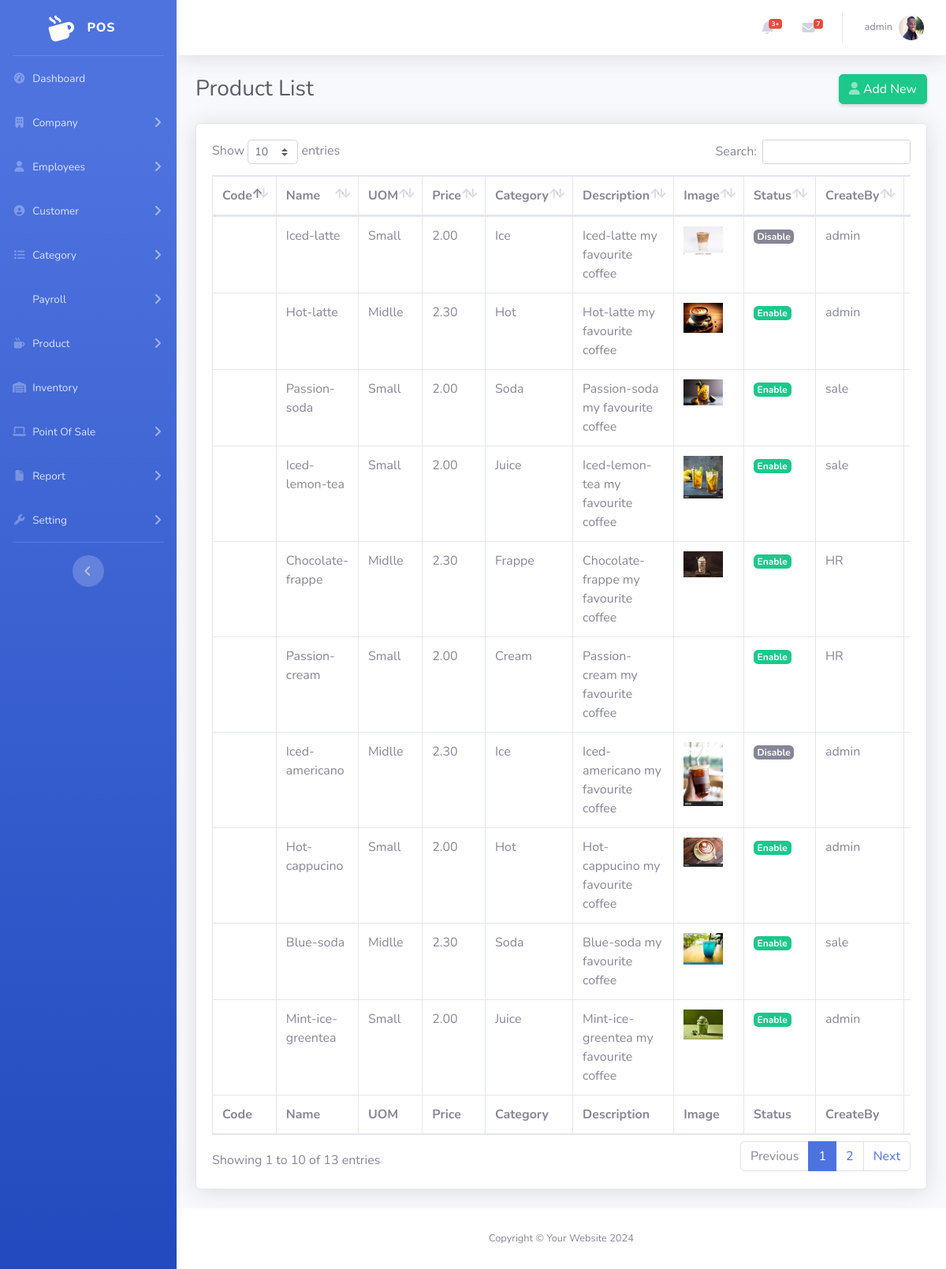
Page /admin/product-list-test.php (signed in) on the committed database.
### tables this page shows
CREATE TABLE `user` (
  `Id` int(11) NOT NULL,
  `OutletId` int(11) DEFAULT NULL,
  `EmployeeId` int(11) DEFAULT NULL,
  `RoleId` int(11) DEFAULT NULL,
  `Username` varchar(120) NOT NULL,
  `Password` varchar(255) NOT NULL,
  `ActivedAt` datetime DEFAULT NULL,
  `Status` tinyint(1) DEFAULT 1,
  `CreateBy` int(11) DEFAULT NULL,
  `CreateAt` timestamp NOT NULL DEFAULT current_timestamp()
);

CREATE TABLE `employee` (
  `Id` int(11) NOT NULL,
  `OutletId` int(11) DEFAULT NULL,
  `Firstname` varchar(120) NOT NULL,
  `Lastname` varchar(120) NOT NULL,
  `Gender` tinyint(1) NOT NULL,
  `Dob` datetime DEFAULT NULL,
  `Email` varchar(120) DEFAULT NULL,
  `Tel` varchar(18) NOT NULL,
  `Salary` decimal(6,2) DEFAULT 0.00,
  `Currency` int(11) DEFAULT 1,
  `Position` varchar(120) NOT NULL,
  `Image` varchar(255) DEFAULT NULL,
  `Status` tinyint(1) DEFAULT 1,
  `JoinAT` datetime DEFAULT NULL,
  `ResignAt` datetime DEFAULT NULL,
  `ReasonResign` text DEFAULT NULL,
  `CreateBy` int(11) DEFAULT NULL,
  `CreateAt` timestamp NOT NULL DEFAULT current_timestamp()
);

CREATE TABLE `product` (
  `Id` int(11) NOT NULL,
  `ProCode` varchar(10) DEFAULT NULL,
  `CategoryId` int(11) DEFAULT NULL,
  `SkuId` int(11) NOT NULL,
  `Name` varchar(120) NOT NULL,
  `Description` text DEFAULT NULL,
  `Image` varchar(255) DEFAULT NULL,
  `Status` tinyint(1) DEFAULT 1,
  `CreateBy` int(11) DEFAULT NULL,
  `CreateAt` timestamp NOT NULL DEFAULT current_timestamp()
);

CREATE TABLE `uom` (
  `Id` int(11) NOT NULL,
  `Code` varchar(120) NOT NULL,
  `Name` varchar(120) DEFAULT NULL,
  `Remark` varchar(255) DEFAULT NULL,
  `Status` tinyint(1) DEFAULT 1,
  `CreateAt` timestamp NOT NULL DEFAULT current_timestamp(),
  `UpdateAt` datetime DEFAULT NULL
);

CREATE TABLE `productsku` (
  `Id` int(11) NOT NULL,
  `ProductId` int(11) DEFAULT NULL,
  `UomId` int(11) DEFAULT NULL,
  `Price` decimal(6,2) NOT NULL,
  `Currency` int(11) DEFAULT 1
);

CREATE TABLE `category` (
  `Id` int(11) NOT NULL,
  `Name` varchar(120) NOT NULL,
  `Description` text DEFAULT NULL,
  `Image` varchar(255) DEFAULT NULL,
  `Status` tinyint(1) DEFAULT 1,
  `CreateBy` int(11) DEFAULT NULL,
  `CreateAt` timestamp NOT NULL DEFAULT current_timestamp()
);

### admin/product-list-test.php (the view, shortened to what this page needs)
<?php
include('cn.php');
?>
<!DOCTYPE html>
<html lang="en">
<head>
    <link href="vendor/fontawesome-free/css/all.min.css" rel="stylesheet" type="text/css">
    <link rel="stylesheet" href="https://cdnjs.cloudflare.com/ajax/libs/font-awesome/6.5.2/css/all.min.css"/>
    <link href="css/sb-admin-2.min.css" rel="stylesheet">
    <link href="vendor/datatables/dataTables.bootstrap4.min.css" rel="stylesheet">
</head>
<body id="page-top">
    <div id="wrapper">
        <?php include './include/sidebar.php' ?>
        <div id="content-wrapper" class="d-flex flex-column">
            <div id="content">
                <?php include './include/topbar.php' ?>
                <div class="container-fluid">
                    <div class="d-sm-flex align-items-center justify-content-between mb-4">
                        <h1 class="h3 mb-0 text-gray-800">Product List</h1>
                        <a href="product-add.php" class="d-none d-sm-inline-block btn btn-success shadow-sm"><i class="fas fa-user text-white-50"></i> Add New</a>
                    </div>
                    <div class="card shadow mb-4">
                        <div class="card-body">
                            <div class="table-responsive">
                                <table class="table table-bordered" id="dataTable" width="100%" cellspacing="0">
                                    <thead>
                                        <tr>
                                            <th>Code</th>
                                            <th>Name</th>
                                            <th>UOM</th>
                                            <th>Price</th>
                                            <th>Category</th>
                                            <th>Description</th>
                                            <th>Image</th>
                                            <th>Status</th>
                                            <th>CreateBy</th>
                                            <th>Action</th>
                                        </tr>
                                    </thead>
                                    <tfoot>
                                        <tr>
                                            <th>Code</th>
                                            <th>Name</th>
                                            <th>UOM</th>
                                            <th>Price</th>
                                            <th>Category</th>
                                            <th>Description</th>
                                            <th>Image</th>
                                            <th>Status</th>
                                            <th>CreateBy</th>
                                            <th>Action</th>
                                        </tr>
                                    </tfoot>
                                    <tbody>
                                        <?php
                                        $sqlPro = "SELECT * FROM `product`";
                                        $item = $conn->query($sqlPro);
                                        ?>
                                        <?php foreach ($item as $rowPro) :
                                            $createBy = $conn->query("SELECT * FROM `user` WHERE Id=" . $rowPro['CreateBy'])->fetch_assoc();
                                            $Cate = $conn->query("SELECT * FROM `category` WHERE Id=" . $rowPro['CategoryId'])->fetch_assoc();
                                            $productsku = $conn->query("SELECT * FROM `productsku` WHERE Id=" . $rowPro['SkuId'])->fetch_assoc();
                                            $Uom = $conn->query("SELECT * FROM `uom` WHERE Id=" . $productsku['UomId'])->fetch_assoc();
                                            ?>
                                            <tr>
                                                <td><?= $rowPro['ProCode'] ?></td>
                                                <td><?= $rowPro['Name'] ?></td>
                                                <td><?= $Uom['Name'] ?></td>
                                                <td><?= $productsku['Price'] ?></td>
                                                <td><?= $Cate['Name'] ?></td>
                                                <td><?= $rowPro['Description'] ?></td>
                                                <td><img src="ImageProduct/<?= $rowPro['Image'] ?>" alt="" width="50px"></td>
                                                <td >
                                                <?php
                                                    if($rowPro['Status']==1){
                                                        echo '<p><a href="statusPro.php?Id='.$rowPro['Id']. '&Status=0" class="badge badge-lg badge-success text-white">Enable</a></p>';
                                                    }else{
                                                        echo '<p><a href="statusPro.php?Id='.$rowPro['Id']. '&Status=1" class="badge badge-secondary badge-lg text-white">Disable</a></p>';
                                                    }
                                                    ?>
                                                </td>
                                                <td><?= $createBy['Username'] ?></td>
                                                <td>
                                                </td>
                                            </tr>
                                        <?php endforeach ?>
                                    </tbody>
                                </table>
                            </div>
                        </div>
                    </div>
                </div>
            </div>
            <?php include './include/footer.php' ?>
        </div>
    </div>
</body>
</html>

### admin/include/topbar.php (shortened to what this page needs)
<?php
include('../admin/cn.php');
?>
<nav class="navbar navbar-expand navbar-light bg-white topbar mb-4 static-top shadow">
    <ul class="navbar-nav ml-auto">
        <li class="nav-item dropdown no-arrow mx-1">
            <a class="nav-link dropdown-toggle" href="#" id="alertsDropdown" role="button" data-toggle="dropdown" aria-haspopup="true" aria-expanded="false">
                <i class="fas fa-bell fa-fw"></i>
                <span class="badge badge-danger badge-counter">3+</span>
            </a>
        </li>
        <li class="nav-item dropdown no-arrow mx-1">
            <a class="nav-link dropdown-toggle" href="#" id="messagesDropdown" role="button" data-toggle="dropdown" aria-haspopup="true" aria-expanded="false">
                <i class="fas fa-envelope fa-fw"></i>
                <span class="badge badge-danger badge-counter">7</span>
            </a>
        </li>
        <?php
        $id = $_SESSION['session'];
        $sql = "SELECT * FROM `user` WHERE `Id` = '$id'";
        $rs = $conn->query($sql);
        $row = mysqli_fetch_assoc($rs);
        $Profile = $conn->query("SELECT * FROM `Employee` WHERE Id=" . $row['EmployeeId'])->fetch_assoc();
        ?>
        <li class="nav-item dropdown no-arrow">
            <a class="nav-link dropdown-toggle" href="#" id="userDropdown" role="button" data-toggle="dropdown" aria-haspopup="true" aria-expanded="false">
                <span class="mr-2 d-none d-lg-inline text-gray-600 small"><?php echo $row['Username'] ?></span>
                <img class="img-profile rounded-circle" src="../admin/ImageEmp/<?php echo $Profile['Image'] ?>" id="imgInp">
            </a>
        </li>
    </ul>
</nav>

### rows in the picture
user: Username "admin"
employee: Image (picture)
product: Name "Iced-latte", uom.Name "Small", productsku.Price "2.00", CategoryId.Name "Ice", Description "Iced-latte my favourite coffee", Image (picture), user.Username "admin"
product: Name "Hot-latte", uom.Name "Midlle", productsku.Price "2.30", CategoryId.Name "Hot", Description "Hot-latte my favourite coffee", Image (picture), user.Username "admin"
product: Name "Passion-soda", uom.Name "Small", productsku.Price "2.00", CategoryId.Name "Soda", Description "Passion-soda my favourite coffee", Image (picture), user.Username "sale"
product: Name "Iced-lemon-tea", uom.Name "Small", productsku.Price "2.00", CategoryId.Name "Juice", Description "Iced-lemon-tea my favourite coffee", Image (picture), user.Username "sale"
product: Name "Chocolate-frappe", uom.Name "Midlle", productsku.Price "2.30", CategoryId.Name "Frappe", Description "Chocolate-frappe my favourite coffee", Image (picture), user.Username "HR"
product: Name "Passion-cream", uom.Name "Small", productsku.Price "2.00", CategoryId.Name "Cream", Description "Passion-cream my favourite coffee", user.Username "HR"
product: Name "Iced-americano", uom.Name "Midlle", productsku.Price "2.30", CategoryId.Name "Ice", Description "Iced-americano my favourite coffee", Image (placeholder picture), user.Username "admin"
product: Name "Hot-cappucino", uom.Name "Small", productsku.Price "2.00", CategoryId.Name "Hot", Description "Hot-cappucino my favourite coffee", Image (placeholder picture), user.Username "admin"
product: Name "Blue-soda", uom.Name "Midlle", productsku.Price "2.30", CategoryId.Name "Soda", Description "Blue-soda my favourite coffee", Image (picture), user.Username "sale"
product: Name "Mint-ice-greentea", uom.Name "Small", productsku.Price "2.00", CategoryId.Name "Juice", Description "Mint-ice-greentea my favourite coffee", Image (picture), user.Username "admin"
